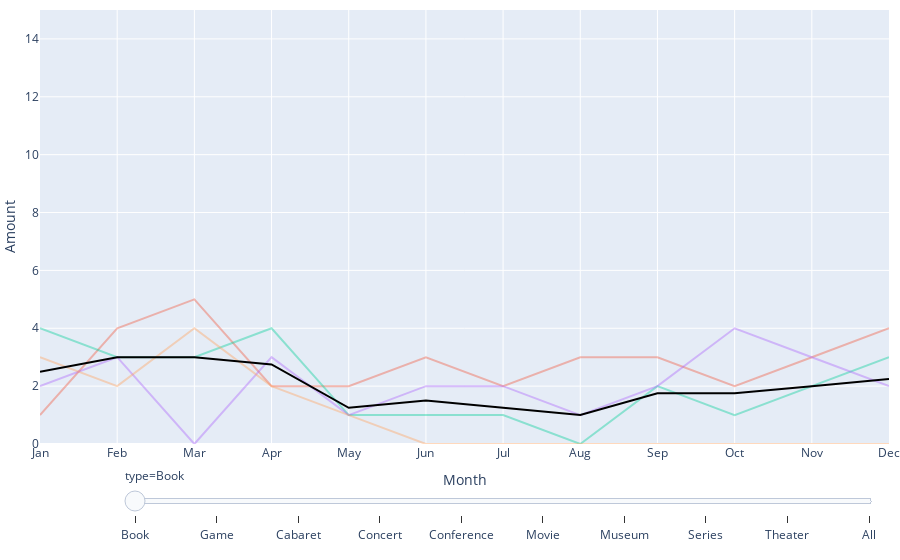

This figure's notebook cell:
### Markdown cell above
## How much?

### Code cell
import plotly.express as px
import numpy as np

df2 = df.copy()
df2 = df2.groupby(['type', 'date']).size().rename_axis(['type', 'date']).reset_index(name='counts')
df2[['year','month']] = df2['date'].str.split('-',expand=True)
df2 = df2.drop(columns=['date'])
types = []; counts = []; years = []; months = []
for year in range(min(df2['year'].astype(int)), max(df2['year'].astype(int)) + 1):
    for month in range(1, 13):
        actualmonth = '0' * (2 - len(str(month))) + str(month)
        for type in df2['type'].unique():
            if not ((df2['year'] == str(year)) & (df2['month'] == actualmonth) & (df2['type'] == type)).any():
                types.append(type); counts.append(0); years.append(str(year)); months.append(actualmonth)
for year in range(min(df2['year'].astype(int)), max(df2['year'].astype(int)) + 1):
    for month in range(1, 13):
        actualmonth = '0' * (2 - len(str(month))) + str(month)
        types.append("All"); counts.append(df2[(df2['year'] == str(year)) & (df2['month'] == actualmonth)]['counts'].sum()); years.append(str(year)); months.append(actualmonth)
added_rows = pd.DataFrame({'type':types, 'counts':counts, 'year':years, 'month':months})
df2 = pd.concat([df2, added_rows], ignore_index=True)
types = []; counts = []; years = []; months = []
for month in range(1, 13):
    actualmonth = '0' * (2 - len(str(month))) + str(month)
    for type in df2['type'].unique():
        count = sum(df2[(df2['type'] == type) & (df2['month'] == actualmonth)]['counts']) / len(df2['year'].unique())
        count = count if not np.isnan(count) else 0
        types.append(type); counts.append(count); years.append("Mean"); months.append(actualmonth)
added_rows = pd.DataFrame({'type':types, 'counts':counts, 'year':years, 'month':months})
df2 = pd.concat([df2, added_rows], ignore_index=True)
df2 = df2.sort_values(by=['year', 'month'])
fig = px.line(df2, x='month', y='counts', color='year', animation_frame='type',
              color_discrete_map={"Mean": 'black'}, custom_data=['year'],
              labels={
                     "month": "Month",
                     "counts": "Amount",
                     "year": "Year"
                 },
                 hover_data={
                            'type':False,
                            'month':False,
                            'counts':False
                        })
fig.update_layout(margin={'t':10,'l':0,'b':0,'r':0}, yaxis_range=[0,15], xaxis_range=[0,11],
                  xaxis = dict(
                    tickmode = 'array',
                    tickvals = ['01', '02', '03', '04', '05', '06', '07', '08', '09', '10', '11', '12'],
                    ticktext = ['Jan', 'Feb', 'Mar', 'Apr', 'May', 'Jun', 'Jul', 'Aug', 'Sep', 'Oct', 'Nov', 'Dec']
                ), showlegend=False)
fig.update_traces(opacity=.4)
fig.update_traces(selector=dict(line_color="black"), opacity=1)
fig.update_traces(hovertemplate='%{customdata[0]}<extra></extra>')
fig['layout']['sliders'][0]['pad']=dict(r= 10, t= 20, b=20)
fig["layout"].pop("updatemenus")
fig.show()

### Figure 1 — Plotly figure (JSON) as saved in the notebook; plotly's stock layout.template omitted (floating-point values rounded to 4 significant figures)
{"data": [{"customdata": [["2021", "Book"], ["2021", "Book"], ["2021", "Book"], ["2021", "Book"], ["2021", "Book"], ["2021", "Book"], ["2021", "Book"], ["2021", "Book"], ["2021", "Book"], ["2021", "Book"], ["2021", "Book"], ["2021", "Book"]], "hovertemplate": "%{customdata[0]}<extra></extra>", "legendgroup": "2021", "line": {"color": "#EF553B", "dash": "solid"}, "marker": {"symbol": "circle"}, "mode": "lines", "name": "2021", "opacity": 0.4, "orientation": "v", "showlegend": true, "type": "scatter", "x": ["01", "02", "03", "04", "05", "06", "07", "08", "09", "10", "11", "12"], "xaxis": "x", "y": [1, 4, 5, 2, 2, 3, 2, 3, 3, 2, 3, 4], "yaxis": "y"}, {"customdata": [["2022", "Book"], ["2022", "Book"], ["2022", "Book"], ["2022", "Book"], ["2022", "Book"], ["2022", "Book"], ["2022", "Book"], ["2022", "Book"], ["2022", "Book"], ["2022", "Book"], ["2022", "Book"], ["2022", "Book"]], "hovertemplate": "%{customdata[0]}<extra></extra>", "legendgroup": "2022", "line": {"color": "#00cc96", "dash": "solid"}, "marker": {"symbol": "circle"}, "mode": "lines", "name": "2022", "opacity": 0.4, "orientation": "v", "showlegend": true, "type": "scatter", "x": ["01", "02", "03", "04", "05", "06", "07", "08", "09", "10", "11", "12"], "xaxis": "x", "y": [4, 3, 3, 4, 1, 1, 1, 0, 2, 1, 2, 3], "yaxis": "y"}, {"customdata": [["2023", "Book"], ["2023", "Book"], ["2023", "Book"], ["2023", "Book"], ["2023", "Book"], ["2023", "Book"], ["2023", "Book"], ["2023", "Book"], ["2023", "Book"], ["2023", "Book"], ["2023", "Book"], ["2023", "Book"]], "hovertemplate": "%{customdata[0]}<extra></extra>", "legendgroup": "2023", "line": {"color": "#ab63fa", "dash": "solid"}, "marker": {"symbol": "circle"}, "mode": "lines", "name": "2023", "opacity": 0.4, "orientation": "v", "showlegend": true, "type": "scatter", "x": ["01", "02", "03", "04", "05", "06", "07", "08", "09", "10", "11", "12"], "xaxis": "x", "y": [2, 3, 0, 3, 1, 2, 2, 1, 2, 4, 3, 2], "yaxis": "y"}, {"customdata": [["2024", "Book"], ["2024", "Book"], ["2024", "Book"], ["2024", "Book"], ["2024", "Book"], ["2024", "Book"], ["2024", "Book"], ["2024", "Book"], ["2024", "Book"], ["2024", "Book"], ["2024", "Book"], ["2024", "Book"]], "hovertemplate": "%{customdata[0]}<extra></extra>", "legendgroup": "2024", "line": {"color": "#FFA15A", "dash": "solid"}, "marker": {"symbol": "circle"}, "mode": "lines", "name": "2024", "opacity": 0.4, "orientation": "v", "showlegend": true, "type": "scatter", "x": ["01", "02", "03", "04", "05", "06", "07", "08", "09", "10", "11", "12"], "xaxis": "x", "y": [3, 2, 4, 2, 1, 0, 0, 0, 0, 0, 0, 0], "yaxis": "y"}, {"customdata": [["Mean", "Book"], ["Mean", "Book"], ["Mean", "Book"], ["Mean", "Book"], ["Mean", "Book"], ["Mean", "Book"], ["Mean", "Book"], ["Mean", "Book"], ["Mean", "Book"], ["Mean", "Book"], ["Mean", "Book"], ["Mean", "Book"]], "hovertemplate": "%{customdata[0]}<extra></extra>", "legendgroup": "Mean", "line": {"color": "black", "dash": "solid"}, "marker": {"symbol": "circle"}, "mode": "lines", "name": "Mean", "opacity": 1, "orientation": "v", "showlegend": true, "type": "scatter", "x": ["01", "02", "03", "04", "05", "06", "07", "08", "09", "10", "11", "12"], "xaxis": "x", "y": [2.5, 3, 3, 2.75, 1.25, 1.5, 1.25, 1, 1.75, 1.75, 2, 2.25], "yaxis": "y"}], "layout": {"legend": {"title": {"text": "Year"}, "tracegroupgap": 0}, "margin": {"b": 0, "l": 0, "r": 0, "t": 10}, "showlegend": false, "sliders": [{"active": 0, "currentvalue": {"prefix": "type="}, "len": 0.9, "pad": {"b": 20, "r": 10, "t": 20}, "steps": [{"args": [["Book"], {"frame": {"duration": 0, "redraw": false}, "fromcurrent": true, "mode": "immediate", "transition": {"duration": 0, "easing": "linear"}}], "label": "Book", "method": "animate"}, {"args": [["Game"], {"frame": {"duration": 0, "redraw": false}, "fromcurrent": true, "mode": "immediate", "transition": {"duration": 0, "easing": "linear"}}], "label": "Game", "method": "animate"}, {"args": [["Cabaret"], {"frame": {"duration": 0, "redraw": false}, "fromcurrent": true, "mode": "immediate", "transition": {"duration": 0, "easing": "linear"}}], "label": "Cabaret", "method": "animate"}, {"args": [["Concert"], {"frame": {"duration": 0, "redraw": false}, "fromcurrent": true, "mode": "immediate", "transition": {"duration": 0, "easing": "linear"}}], "label": "Concert", "method": "animate"}, {"args": [["Conference"], {"frame": {"duration": 0, "redraw": false}, "fromcurrent": true, "mode": "immediate", "transition": {"duration": 0, "easing": "linear"}}], "label": "Conference", "method": "animate"}, {"args": [["Movie"], {"frame": {"duration": 0, "redraw": false}, "fromcurrent": true, "mode": "immediate", "transition": {"duration": 0, "easing": "linear"}}], "label": "Movie", "method": "animate"}, {"args": [["Museum"], {"frame": {"duration": 0, "redraw": false}, "fromcurrent": true, "mode": "immediate", "transition": {"duration": 0, "easing": "linear"}}], "label": "Museum", "method": "animate"}, {"args": [["Series"], {"frame": {"duration": 0, "redraw": false}, "fromcurrent": true, "mode": "immediate", "transition": {"duration": 0, "easing": "linear"}}], "label": "Series", "method": "animate"}, {"args": [["Theater"], {"frame": {"duration": 0, "redraw": false}, "fromcurrent": true, "mode": "immediate", "transition": {"duration": 0, "easing": "linear"}}], "label": "Theater", "method": "animate"}, {"args": [["All"], {"frame": {"duration": 0, "redraw": false}, "fromcurrent": true, "mode": "immediate", "transition": {"duration": 0, "easing": "linear"}}], "label": "All", "method": "animate"}], "x": 0.1, "xanchor": "left", "y": 0, "yanchor": "top"}], "xaxis": {"anchor": "y", "domain": [0, 1], "range": [0, 11], "tickmode": "array", "ticktext": ["Jan", "Feb", "Mar", "Apr", "May", "Jun", "Jul", "Aug", "Sep", "Oct", "Nov", "Dec"], "tickvals": ["01", "02", "03", "04", "05", "06", "07", "08", "09", "10", "11", "12"], "title": {"text": "Month"}}, "yaxis": {"anchor": "x", "domain": [0, 1], "range": [0, 15], "title": {"text": "Amount"}}}}
